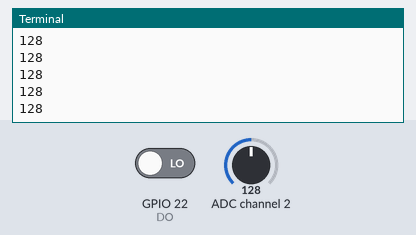
This program was run on a simulated Raspberry Pi (BCM pin numbers). Parts: the last lines printed to the terminal. The inputs (shaded band) are chosen by the test bench; at power-on: GPIO 22 (DO) LOW, ADC channel 2 = 128 (analog values on the 0–255 scale). Library files of the repository ran but are not shown: PCF8591.py.

Above: at 1.2 s.
1.3 s: GPIO 22 (DO) driven HIGH
2.9 s: ADC channel 2 set to 178
At 3.17 s:
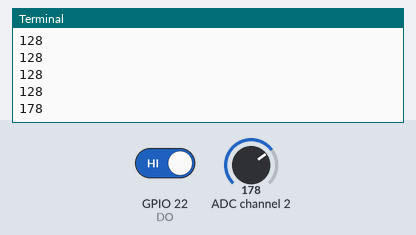
4.4 s: ADC channel 2 set to 224
At 4.58 s:
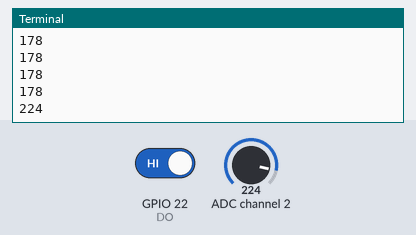
Timing chart, 0 to 7.4 s (numbered marks = the images above; inputs shaded):
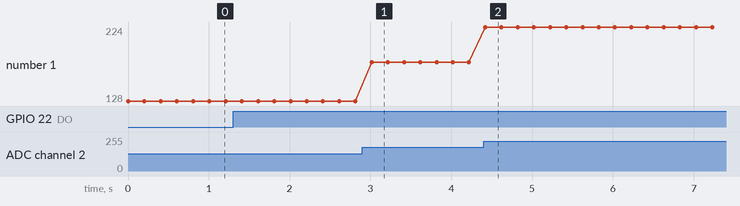

Measured:
- after the input at 2.9 s, the terminal: prints a new line after 0.11 s (image 1)
- after the input at 4.4 s, the terminal: prints a new line at once (image 2)
- plotted number 1: 128 → 178 after the input at 2.9 s, 178 → 224 after the input at 4.4 s

The program:

rain_detector.py
```python
import PCF8591 as ADC
import RPi.GPIO as GPIO
import time
import math

DO = 22       # 雨滴传感器数字管脚

GPIO.setmode(GPIO.BCM) # 采用BCM管脚给GPIO口

# GPIO口定义
def setup():
	ADC.setup(0x48)      # 设置PCF8591模块地址
	GPIO.setup(DO, GPIO.IN)  # 设置雨滴传感器管脚为输入模式

# 打印出雨滴传感器提示信息
def Print(x):
	if x == 1:          # 没有雨滴
		print ('')
		print ('   ************************')
		print ('   * makerobo Not raining *')
		print ('   ************************')
		print ('')
	if x == 0:          # 有雨滴
		print ('')
		print ('   **********************')
		print ('   * makerobo Raining!! *')
		print ('   **********************')
		print ('')
# 循环函数
def loop():
	status = 1      # 雨滴传感器状态
	while True:
		print (ADC.read(2))  # 打印出AIN3的模拟量数值

		tmp = GPIO.input(DO)      # 读取数字IO口电平，读取数字雨滴传感器DO端口
		if tmp != status:         # 状态发生改变
			Print(tmp)   # 打印出雨滴传感器检测信息
			status = tmp # 状态值重新赋值
		time.sleep(0.2)                    # 延时200ms

# 功能函数
def rain():
    status = 1      # 雨滴传感器状态
    # 读取数字IO口电平，读取数字雨滴传感器DO端口
    return GPIO.input(DO)


# 程序入口
if __name__ == '__main__':
	try:
		setup()   # GPIO定义
		loop()    # 调用循环函数
	except KeyboardInterrupt:
		pass	
```
